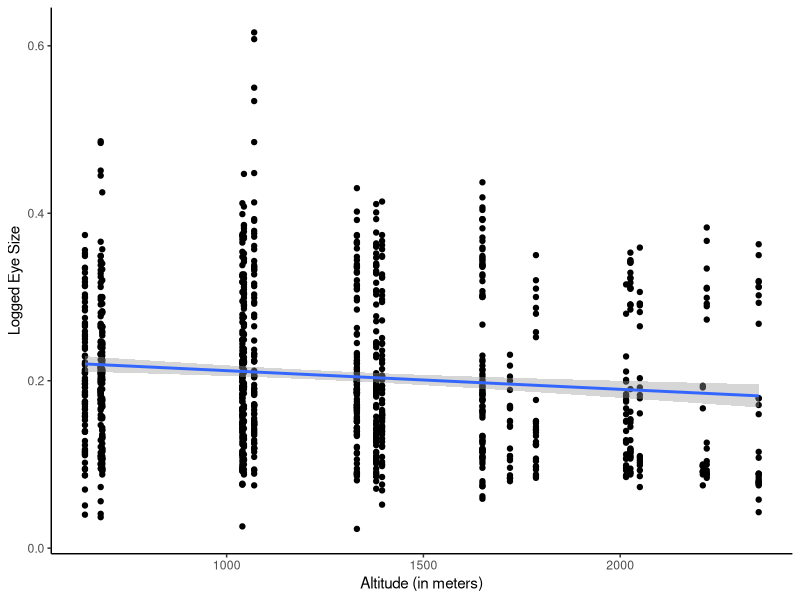
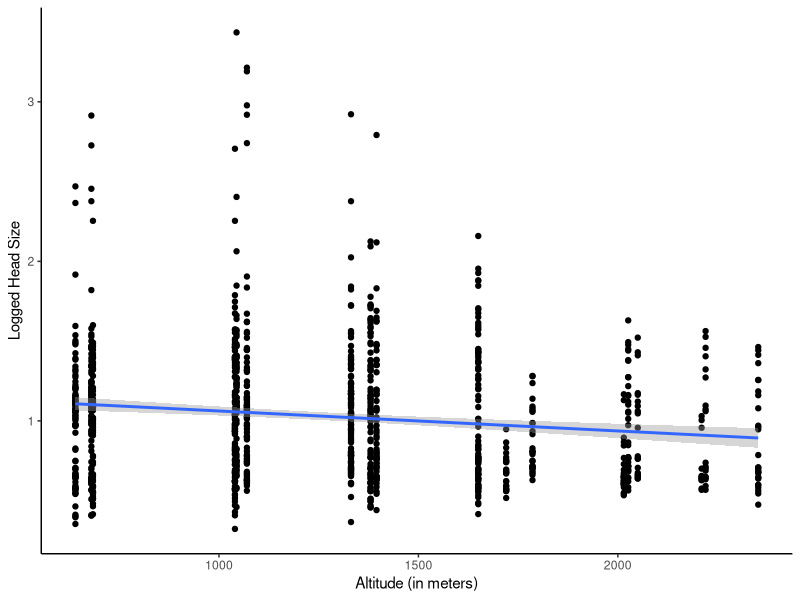
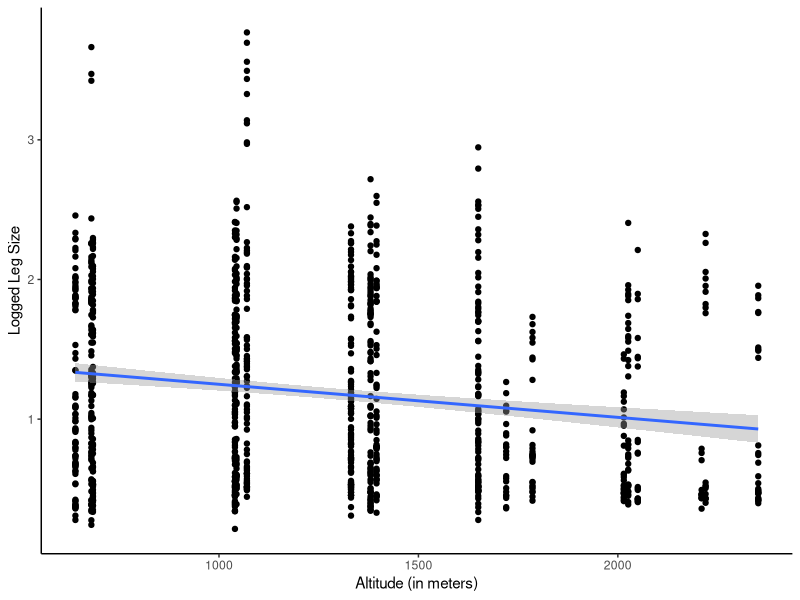
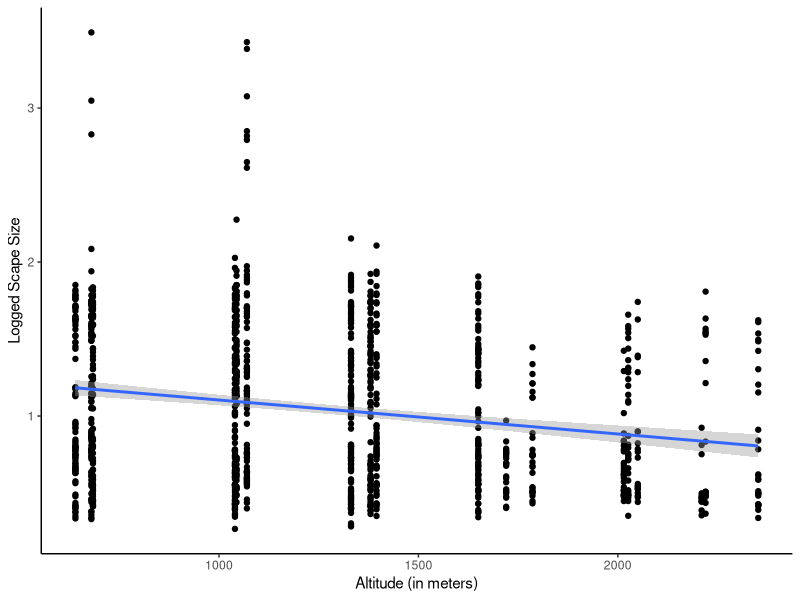

These figures' R source, in order:
## ---- chunk 1
#| output: false

# Install and Load Packages

#Downloading all desired packages into local device
install.packages ("tidyverse", repos = "https://cran.rstudio.com") #This package allows for simplified and more intuitive syntax in R 
install.packages ("rstatix", repos = "https://cran.rstudio.com") #This package allows for a variety of tests for statistical significance with the use of its integrated functions
install.packages ("ggplot2", repos = "https://cran.rstudio.com") #This package allows for the 

#Loading all libraries into current R notebook
library (tidyverse)
library (rstatix)
library (ggplot2)
## ---- chunk 2
#| output: false

# Import Data + Create Dataframes

Ant = read.csv("Ant_traits_in_central_Spain.csv", header = TRUE) #Importing data set into R from local device for Hypothesis 1 

head_mean = mean(Ant$head) #Create data frame for the mean size of ant head
print(head_mean) #Output the value in 'head_mean', the mean size of the head

leg_mean = mean(Ant$leg) #Create data frame for the mean size of ant leg
print(leg_mean) #Output the value in 'leg_mean', the mean size of the leg

scape_mean = mean(Ant$scape) #Create data frame for the mean size of ant scape
print(scape_mean) #Output the value in 'scape_mean', the mean size of the scape

eye_mean = mean(Ant$scape) #Create data frame for the mean size of ant eye
print(eye_mean) #Output the value in 'eye_mean', the mean size of the eye
## ---- chunk 3
mod_head = lm(head ~ altitude, data = Ant) #Creation of a linear model calculations for head measurements in relation to altitude
summary(mod_head) #Displaying the results of the linear model calculation 
  
mod_leg = lm(leg ~ altitude, data = Ant) #Creation of a linear model calculations for leg measurements in relation to altitude
summary(mod_leg) #Displaying the results of the linear model calculation 
## ---- chunk 4
mod_scape = lm(scape~ altitude, data = Ant) #Creation of a linear model calculations for scape measurements in relation to altitude
summary(mod_scape) #Displaying the results of the linear model calculation 

mod_eye = lm(eye~ altitude, data = Ant) #Creation of a linear model calculations for eye measurements in relation to altitude
summary(mod_eye) #Displaying the results of the linear model calculation 
## ---- chunk 5
#| warning: false

# Linear regression figure for eye size 
ggplot(Ant,aes(x=altitude, y=eye)) + 
  geom_point() + 
  theme_classic() + #Change theme  for aesthetics 
  geom_smooth(method="lm") + 
  labs(x='Altitude (in meters)', y='Logged Eye Size')

# Linear regression figure for head size
ggplot(Ant,aes(x=altitude, y=head)) + 
  geom_point() + 
  theme_classic() + 
  geom_smooth(method="lm") + 
  labs(x='Altitude (in meters)', y='Logged Head Size')

# Linear regression figure for leg size
ggplot(Ant,aes(x=altitude, y=leg)) + 
  geom_point() + 
  theme_classic() + 
  geom_smooth(method="lm") + 
  labs(x='Altitude (in meters)', y='Logged Leg Size')

# Linear regression figure for scape size
ggplot(Ant,aes(x=altitude, y=scape)) + 
  geom_point() + 
  theme_classic() + 
  geom_smooth(method="lm") + 
  labs(x='Altitude (in meters)', y='Logged Scape Size')
